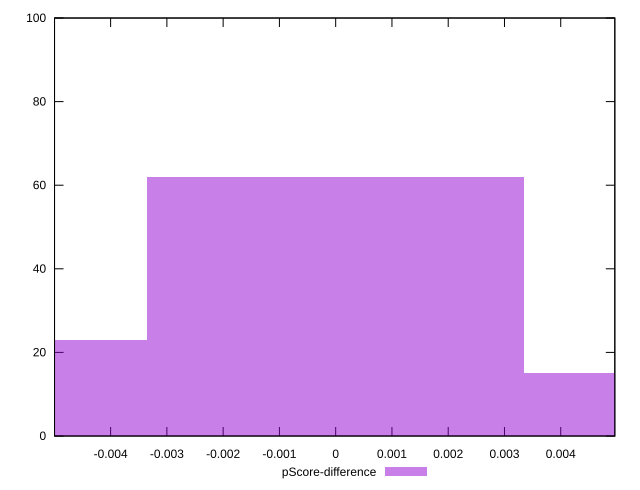

The script that saved this image:
reset

$pScoreDifference <<EOF
0.006701934172402555 15
-0.006701934172402555 23
0 62
EOF

set key outside below
set boxwidth 0.006701934172402555
set xrange [-0.004996851272947467:0.0049611224858607805]
set yrange [0:100]
set trange [0:100]
set style fill transparent solid 0.5 noborder
set terminal svg size 640, 490 enhanced background rgb 'white'
set output "report_00014_2021-02-09T15:56:05.503Z/max-potential-fid/samples/pages+cached+noadtech/pScore-difference/histogram.svg"

plot $pScoreDifference title "pScore-difference" with boxes

reset
